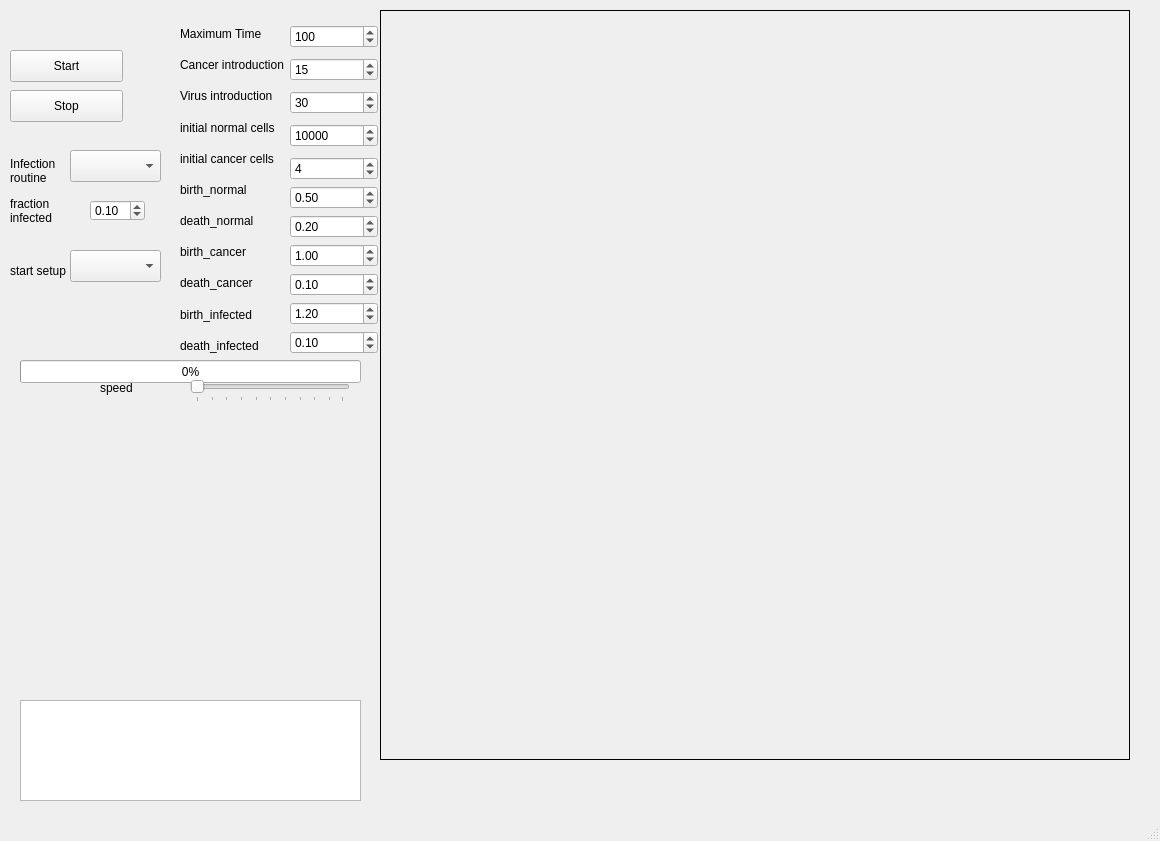
<?xml version="1.0" encoding="UTF-8"?>
<ui version="4.0">
 <class>MainWindow</class>
 <widget class="QMainWindow" name="MainWindow">
  <property name="geometry">
   <rect>
    <x>0</x>
    <y>0</y>
    <width>1160</width>
    <height>841</height>
   </rect>
  </property>
  <property name="sizePolicy">
   <sizepolicy hsizetype="Preferred" vsizetype="Preferred">
    <horstretch>1</horstretch>
    <verstretch>1</verstretch>
   </sizepolicy>
  </property>
  <property name="minimumSize">
   <size>
    <width>0</width>
    <height>0</height>
   </size>
  </property>
  <property name="maximumSize">
   <size>
    <width>16777215</width>
    <height>16777215</height>
   </size>
  </property>
  <property name="windowTitle">
   <string>Oncolytic Virus Simulator</string>
  </property>
  <property name="animated">
   <bool>false</bool>
  </property>
  <property name="tabShape">
   <enum>QTabWidget::Triangular</enum>
  </property>
  <widget class="QWidget" name="centralwidget">
   <widget class="QPushButton" name="btn_start">
    <property name="geometry">
     <rect>
      <x>10</x>
      <y>50</y>
      <width>113</width>
      <height>32</height>
     </rect>
    </property>
    <property name="text">
     <string>Start</string>
    </property>
   </widget>
   <widget class="QLabel" name="q_label">
    <property name="geometry">
     <rect>
      <x>380</x>
      <y>10</y>
      <width>750</width>
      <height>750</height>
     </rect>
    </property>
    <property name="minimumSize">
     <size>
      <width>750</width>
      <height>750</height>
     </size>
    </property>
    <property name="maximumSize">
     <size>
      <width>750</width>
      <height>750</height>
     </size>
    </property>
    <property name="frameShape">
     <enum>QFrame::Box</enum>
    </property>
    <property name="text">
     <string/>
    </property>
   </widget>
   <widget class="QPlainTextEdit" name="text">
    <property name="geometry">
     <rect>
      <x>20</x>
      <y>700</y>
      <width>341</width>
      <height>101</height>
     </rect>
    </property>
   </widget>
   <widget class="QCustomPlot" name="line_plot" native="true">
    <property name="geometry">
     <rect>
      <x>20</x>
      <y>410</y>
      <width>341</width>
      <height>271</height>
     </rect>
    </property>
   </widget>
   <widget class="QPushButton" name="btn_stop">
    <property name="geometry">
     <rect>
      <x>10</x>
      <y>90</y>
      <width>113</width>
      <height>32</height>
     </rect>
    </property>
    <property name="text">
     <string>Stop</string>
    </property>
   </widget>
   <widget class="QProgressBar" name="progressBar">
    <property name="geometry">
     <rect>
      <x>20</x>
      <y>360</y>
      <width>341</width>
      <height>23</height>
     </rect>
    </property>
    <property name="value">
     <number>0</number>
    </property>
   </widget>
   <widget class="QSlider" name="speed_slider">
    <property name="geometry">
     <rect>
      <x>190</x>
      <y>380</y>
      <width>160</width>
      <height>22</height>
     </rect>
    </property>
    <property name="minimum">
     <number>1</number>
    </property>
    <property name="maximum">
     <number>100</number>
    </property>
    <property name="singleStep">
     <number>1</number>
    </property>
    <property name="value">
     <number>1</number>
    </property>
    <property name="orientation">
     <enum>Qt::Horizontal</enum>
    </property>
    <property name="tickPosition">
     <enum>QSlider::TicksBelow</enum>
    </property>
    <property name="tickInterval">
     <number>10</number>
    </property>
   </widget>
   <widget class="QLabel" name="label_11">
    <property name="geometry">
     <rect>
      <x>100</x>
      <y>380</y>
      <width>90</width>
      <height>16</height>
     </rect>
    </property>
    <property name="text">
     <string>speed</string>
    </property>
   </widget>
   <widget class="QLabel" name="label_12">
    <property name="geometry">
     <rect>
      <x>10</x>
      <y>150</y>
      <width>61</width>
      <height>41</height>
     </rect>
    </property>
    <property name="text">
     <string>Infection routine</string>
    </property>
    <property name="scaledContents">
     <bool>false</bool>
    </property>
    <property name="wordWrap">
     <bool>true</bool>
    </property>
   </widget>
   <widget class="QComboBox" name="box_infection_routine">
    <property name="geometry">
     <rect>
      <x>70</x>
      <y>150</y>
      <width>91</width>
      <height>32</height>
     </rect>
    </property>
    <property name="currentText">
     <string notr="true"/>
    </property>
   </widget>
   <widget class="QLabel" name="label_13">
    <property name="geometry">
     <rect>
      <x>10</x>
      <y>190</y>
      <width>61</width>
      <height>41</height>
     </rect>
    </property>
    <property name="text">
     <string>fraction infected</string>
    </property>
    <property name="scaledContents">
     <bool>false</bool>
    </property>
    <property name="wordWrap">
     <bool>true</bool>
    </property>
   </widget>
   <widget class="QDoubleSpinBox" name="box_percent_infected">
    <property name="geometry">
     <rect>
      <x>90</x>
      <y>200</y>
      <width>55</width>
      <height>21</height>
     </rect>
    </property>
    <property name="value">
     <double>0.100000000000000</double>
    </property>
   </widget>
   <widget class="QLabel" name="label_15">
    <property name="geometry">
     <rect>
      <x>10</x>
      <y>250</y>
      <width>61</width>
      <height>41</height>
     </rect>
    </property>
    <property name="text">
     <string>start setup</string>
    </property>
    <property name="scaledContents">
     <bool>false</bool>
    </property>
    <property name="wordWrap">
     <bool>true</bool>
    </property>
   </widget>
   <widget class="QComboBox" name="box_start_setup">
    <property name="geometry">
     <rect>
      <x>70</x>
      <y>250</y>
      <width>91</width>
      <height>32</height>
     </rect>
    </property>
    <property name="currentText">
     <string notr="true"/>
    </property>
   </widget>
   <widget class="QWidget" name="layoutWidget">
    <property name="geometry">
     <rect>
      <x>180</x>
      <y>21</y>
      <width>198</width>
      <height>337</height>
     </rect>
    </property>
    <layout class="QGridLayout" name="gridLayout">
     <item row="0" column="0">
      <widget class="QLabel" name="label">
       <property name="text">
        <string>Maximum Time</string>
       </property>
      </widget>
     </item>
     <item row="0" column="1" rowspan="11">
      <layout class="QVBoxLayout" name="verticalLayout_2">
       <item>
        <widget class="QSpinBox" name="box_maxtime">
         <property name="layoutDirection">
          <enum>Qt::LeftToRight</enum>
         </property>
         <property name="minimum">
          <number>1</number>
         </property>
         <property name="maximum">
          <number>50000</number>
         </property>
         <property name="value">
          <number>100</number>
         </property>
        </widget>
       </item>
       <item>
        <widget class="QSpinBox" name="box_cancer_time">
         <property name="layoutDirection">
          <enum>Qt::LeftToRight</enum>
         </property>
         <property name="minimum">
          <number>1</number>
         </property>
         <property name="maximum">
          <number>5000</number>
         </property>
         <property name="value">
          <number>15</number>
         </property>
        </widget>
       </item>
       <item>
        <widget class="QSpinBox" name="box_virus_time">
         <property name="layoutDirection">
          <enum>Qt::LeftToRight</enum>
         </property>
         <property name="minimum">
          <number>1</number>
         </property>
         <property name="maximum">
          <number>5000</number>
         </property>
         <property name="value">
          <number>30</number>
         </property>
        </widget>
       </item>
       <item>
        <widget class="QSpinBox" name="box_normal_cells">
         <property name="minimum">
          <number>1</number>
         </property>
         <property name="maximum">
          <number>100000</number>
         </property>
         <property name="value">
          <number>10000</number>
         </property>
        </widget>
       </item>
       <item>
        <layout class="QVBoxLayout" name="verticalLayout">
         <item>
          <widget class="QSpinBox" name="box_cancer_cells">
           <property name="minimum">
            <number>1</number>
           </property>
           <property name="maximum">
            <number>5000</number>
           </property>
           <property name="value">
            <number>4</number>
           </property>
          </widget>
         </item>
         <item>
          <widget class="QDoubleSpinBox" name="box_birth_normal">
           <property name="value">
            <double>0.500000000000000</double>
           </property>
          </widget>
         </item>
         <item>
          <widget class="QDoubleSpinBox" name="box_death_normal">
           <property name="value">
            <double>0.200000000000000</double>
           </property>
          </widget>
         </item>
         <item>
          <widget class="QDoubleSpinBox" name="box_birth_cancer">
           <property name="value">
            <double>1.000000000000000</double>
           </property>
          </widget>
         </item>
         <item>
          <widget class="QDoubleSpinBox" name="box_death_cancer">
           <property name="value">
            <double>0.100000000000000</double>
           </property>
          </widget>
         </item>
         <item>
          <widget class="QDoubleSpinBox" name="box_birth_infected">
           <property name="value">
            <double>1.200000000000000</double>
           </property>
          </widget>
         </item>
         <item>
          <widget class="QDoubleSpinBox" name="box_death_infected">
           <property name="value">
            <double>0.100000000000000</double>
           </property>
          </widget>
         </item>
        </layout>
       </item>
      </layout>
     </item>
     <item row="1" column="0">
      <widget class="QLabel" name="label_2">
       <property name="text">
        <string>Cancer introduction</string>
       </property>
      </widget>
     </item>
     <item row="2" column="0">
      <widget class="QLabel" name="label_3">
       <property name="text">
        <string>Virus introduction</string>
       </property>
      </widget>
     </item>
     <item row="3" column="0">
      <widget class="QLabel" name="label_14">
       <property name="text">
        <string>initial normal cells</string>
       </property>
      </widget>
     </item>
     <item row="4" column="0">
      <widget class="QLabel" name="label_10">
       <property name="text">
        <string>initial cancer cells</string>
       </property>
      </widget>
     </item>
     <item row="5" column="0">
      <widget class="QLabel" name="label_4">
       <property name="text">
        <string>birth_normal</string>
       </property>
      </widget>
     </item>
     <item row="6" column="0">
      <widget class="QLabel" name="label_5">
       <property name="text">
        <string>death_normal</string>
       </property>
      </widget>
     </item>
     <item row="7" column="0">
      <widget class="QLabel" name="label_6">
       <property name="text">
        <string>birth_cancer</string>
       </property>
      </widget>
     </item>
     <item row="8" column="0">
      <widget class="QLabel" name="label_7">
       <property name="text">
        <string>death_cancer</string>
       </property>
      </widget>
     </item>
     <item row="9" column="0">
      <widget class="QLabel" name="label_8">
       <property name="text">
        <string>birth_infected</string>
       </property>
      </widget>
     </item>
     <item row="10" column="0">
      <widget class="QLabel" name="label_9">
       <property name="text">
        <string>death_infected</string>
       </property>
      </widget>
     </item>
    </layout>
   </widget>
   <zorder>layoutWidget</zorder>
   <zorder>q_label</zorder>
   <zorder>btn_start</zorder>
   <zorder>text</zorder>
   <zorder>line_plot</zorder>
   <zorder>btn_stop</zorder>
   <zorder>progressBar</zorder>
   <zorder>speed_slider</zorder>
   <zorder>label_11</zorder>
   <zorder>label_12</zorder>
   <zorder>box_infection_routine</zorder>
   <zorder>label_13</zorder>
   <zorder>box_percent_infected</zorder>
   <zorder>label_15</zorder>
   <zorder>box_start_setup</zorder>
  </widget>
  <widget class="QStatusBar" name="statusbar"/>
 </widget>
 <customwidgets>
  <customwidget>
   <class>QCustomPlot</class>
   <extends>QWidget</extends>
   <header>qcustomplot.h</header>
   <container>1</container>
  </customwidget>
 </customwidgets>
 <resources/>
 <connections/>
</ui>
